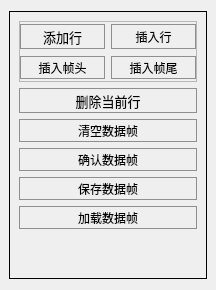
      <widget class="QWidget" name="table_tab">
       <attribute name="title">
        <string>自定义数据</string>
       </attribute>
       <layout class="QVBoxLayout" name="verticalLayout" stretch="0">
        <property name="spacing">
         <number>11</number>
        </property>
        <property name="leftMargin">
         <number>9</number>
        </property>
        <property name="rightMargin">
         <number>9</number>
        </property>
        <item>
         <widget class="QFrame" name="frame">
          <property name="sizePolicy">
           <sizepolicy hsizetype="Expanding" vsizetype="Expanding">
            <horstretch>0</horstretch>
            <verstretch>0</verstretch>
           </sizepolicy>
          </property>
          <property name="font">
           <font>
            <pointsize>9</pointsize>
           </font>
          </property>
          <property name="cursor">
           <cursorShape>ArrowCursor</cursorShape>
          </property>
          <property name="frameShape">
           <enum>QFrame::Panel</enum>
          </property>
          <property name="frameShadow">
           <enum>QFrame::Plain</enum>
          </property>
          <property name="lineWidth">
           <number>1</number>
          </property>
          <layout class="QVBoxLayout" name="verticalLayout_2" stretch="5,2,2,2,2,2,11">
           <item>
            <widget class="QFrame" name="frame_2">
             <property name="frameShape">
              <enum>QFrame::StyledPanel</enum>
             </property>
             <property name="frameShadow">
              <enum>QFrame::Raised</enum>
             </property>
             <layout class="QGridLayout" name="gridLayout">
              <property name="leftMargin">
               <number>0</number>
              </property>
              <property name="topMargin">
               <number>2</number>
              </property>
              <property name="rightMargin">
               <number>0</number>
              </property>
              <property name="bottomMargin">
               <number>2</number>
              </property>
              <property name="horizontalSpacing">
               <number>6</number>
              </property>
              <property name="verticalSpacing">
               <number>7</number>
              </property>
              <item row="0" column="0">
               <widget class="QToolButton" name="addRow">
                <property name="sizePolicy">
                 <sizepolicy hsizetype="Preferred" vsizetype="Preferred">
                  <horstretch>0</horstretch>
                  <verstretch>0</verstretch>
                 </sizepolicy>
                </property>
                <property name="font">
                 <font>
                  <pointsize>10</pointsize>
                 </font>
                </property>
                <property name="cursor">
                 <cursorShape>ArrowCursor</cursorShape>
                </property>
                <property name="styleSheet">
                 <string notr="true">QToolButton{
border: 1px solid #8f8f91;
background-color:qlineargradient(x1:0,y1:0,x2:0,y2:1,
stop:0 #f6f7fa, stop:1 #dadbde);
min-width:80px;
}</string>
                </property>
                <property name="text">
                 <string>添加行</string>
                </property>
               </widget>
              </item>
              <item row="0" column="1">
               <widget class="QToolButton" name="insertRow">
                <property name="sizePolicy">
                 <sizepolicy hsizetype="Preferred" vsizetype="Preferred">
                  <horstretch>0</horstretch>
                  <verstretch>0</verstretch>
                 </sizepolicy>
                </property>
                <property name="styleSheet">
                 <string notr="true">QToolButton{
border: 1px solid #8f8f91;
background-color:qlineargradient(x1:0,y1:0,x2:0,y2:1,
stop:0 #f6f7fa, stop:1 #dadbde);
min-width:80px;
}</string>
                </property>
                <property name="text">
                 <string>插入行</string>
                </property>
               </widget>
              </item>
              <item row="1" column="0">
               <widget class="QToolButton" name="insertHead">
                <property name="sizePolicy">
                 <sizepolicy hsizetype="Preferred" vsizetype="Preferred">
                  <horstretch>0</horstretch>
                  <verstretch>0</verstretch>
                 </sizepolicy>
                </property>
                <property name="styleSheet">
                 <string notr="true">QToolButton{
border: 1px solid #8f8f91;
background-color:qlineargradient(x1:0,y1:0,x2:0,y2:1,
stop:0 #f6f7fa, stop:1 #dadbde);
min-width:80px;
}</string>
                </property>
                <property name="text">
                 <string>插入帧头</string>
                </property>
               </widget>
              </item>
              <item row="1" column="1">
               <widget class="QToolButton" name="insertTail">
                <property name="sizePolicy">
                 <sizepolicy hsizetype="Preferred" vsizetype="Preferred">
                  <horstretch>0</horstretch>
                  <verstretch>0</verstretch>
                 </sizepolicy>
                </property>
                <property name="styleSheet">
                 <string notr="true">QToolButton{
border: 1px solid #8f8f91;
background-color:qlineargradient(x1:0,y1:0,x2:0,y2:1,
stop:0 #f6f7fa, stop:1 #dadbde);
min-width:80px;
}</string>
                </property>
                <property name="text">
                 <string>插入帧尾</string>
                </property>
               </widget>
              </item>
             </layout>
            </widget>
           </item>
           <item>
            <widget class="QToolButton" name="delRow">
             <property name="sizePolicy">
              <sizepolicy hsizetype="Preferred" vsizetype="Preferred">
               <horstretch>0</horstretch>
               <verstretch>0</verstretch>
              </sizepolicy>
             </property>
             <property name="font">
              <font>
               <family>宋体</family>
               <pointsize>10</pointsize>
              </font>
             </property>
             <property name="styleSheet">
              <string notr="true">QToolButton{
border: 1px solid #8f8f91;
background-color:qlineargradient(x1:0,y1:0,x2:0,y2:1,
stop:0 #f6f7fa, stop:1 #dadbde);
min-width:80px;
}
</string>
             </property>
             <property name="text">
              <string>删除当前行</string>
             </property>
            </widget>
           </item>
           <item>
            <widget class="QToolButton" name="delAll">
             <property name="sizePolicy">
              <sizepolicy hsizetype="Preferred" vsizetype="Preferred">
               <horstretch>0</horstretch>
               <verstretch>0</verstretch>
              </sizepolicy>
             </property>
             <property name="styleSheet">
              <string notr="true">QToolButton{
border: 1px solid #8f8f91;
background-color:qlineargradient(x1:0,y1:0,x2:0,y2:1,
stop:0 #f6f7fa, stop:1 #dadbde);
min-width:80px;
}</string>
             </property>
             <property name="text">
              <string>清空数据帧</string>
             </property>
            </widget>
           </item>
           <item>
            <widget class="QToolButton" name="Complete_bt">
             <property name="sizePolicy">
              <sizepolicy hsizetype="Preferred" vsizetype="Preferred">
               <horstretch>0</horstretch>
               <verstretch>0</verstretch>
              </sizepolicy>
             </property>
             <property name="styleSheet">
              <string notr="true">QToolButton{
border: 1px solid #8f8f91;
background-color:qlineargradient(x1:0,y1:0,x2:0,y2:1,
stop:0 #f6f7fa, stop:1 #dadbde);
min-width:80px;
}</string>
             </property>
             <property name="text">
              <string>确认数据帧</string>
             </property>
            </widget>
           </item>
           <item>
            <widget class="QToolButton" name="save_bt">
             <property name="sizePolicy">
              <sizepolicy hsizetype="Preferred" vsizetype="Preferred">
               <horstretch>0</horstretch>
               <verstretch>0</verstretch>
              </sizepolicy>
             </property>
             <property name="styleSheet">
              <string notr="true">QToolButton{
border: 1px solid #8f8f91;
background-color:qlineargradient(x1:0,y1:0,x2:0,y2:1,
stop:0 #f6f7fa, stop:1 #dadbde);
min-width:80px;
}</string>
             </property>
             <property name="text">
              <string>保存数据帧</string>
             </property>
            </widget>
           </item>
           <item>
            <widget class="QToolButton" name="load_bt">
             <property name="sizePolicy">
              <sizepolicy hsizetype="Preferred" vsizetype="Preferred">
               <horstretch>0</horstretch>
               <verstretch>0</verstretch>
              </sizepolicy>
             </property>
             <property name="styleSheet">
              <string notr="true">QToolButton{
border: 1px solid #8f8f91;
background-color:qlineargradient(x1:0,y1:0,x2:0,y2:1,
stop:0 #f6f7fa, stop:1 #dadbde);
min-width:80px;
}</string>
             </property>
             <property name="text">
              <string>加载数据帧</string>
             </property>
            </widget>
           </item>
           <item>
            <spacer name="verticalSpacer">
             <property name="orientation">
              <enum>Qt::Vertical</enum>
             </property>
             <property name="sizeHint" stdset="0">
              <size>
               <width>20</width>
               <height>40</height>
              </size>
             </property>
            </spacer>
           </item>
          </layout>
         </widget>
        </item>
       </layout>
      </widget>
